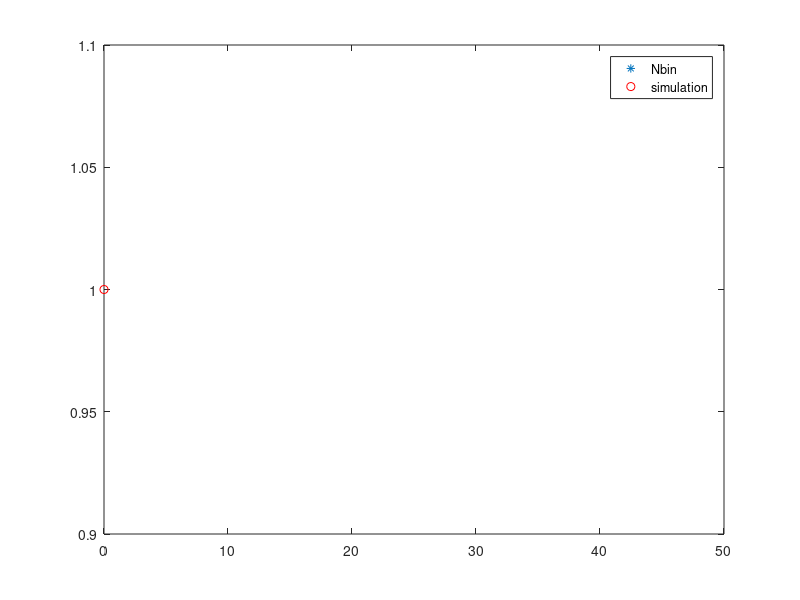

Source code (MATLAB):
%negative binomial distribution
clear all;

p = input('p in (0,1)='); %parameter of distribution
n = input('rank of the success=');
N = input('nr of simulations='); %size of monte carlo study try 10, 1e3(1000) 1e5



for i=1:N
    for j=1:n
        Y(j)=0;
        while rand>=p
            Y(j)=Y(j)+1;
        end
    end
    X(i) = sum(Y);
end

%see if its a good simulation
%compare it to the Nbin(n,p) graphically
UX = unique(X); %distinct values in X
nX = hist(X,length(UX));
rel_freq = nX/N;  %approx of probability

k=0:50; %trial and error because it goes to infinity
pk = nbinpdf(k,n,p); %probability for every k, true Geo(p)
clf;
plot(k,pk,'*', UX, rel_freq, 'ro')
legend('Nbin', 'simulation')






